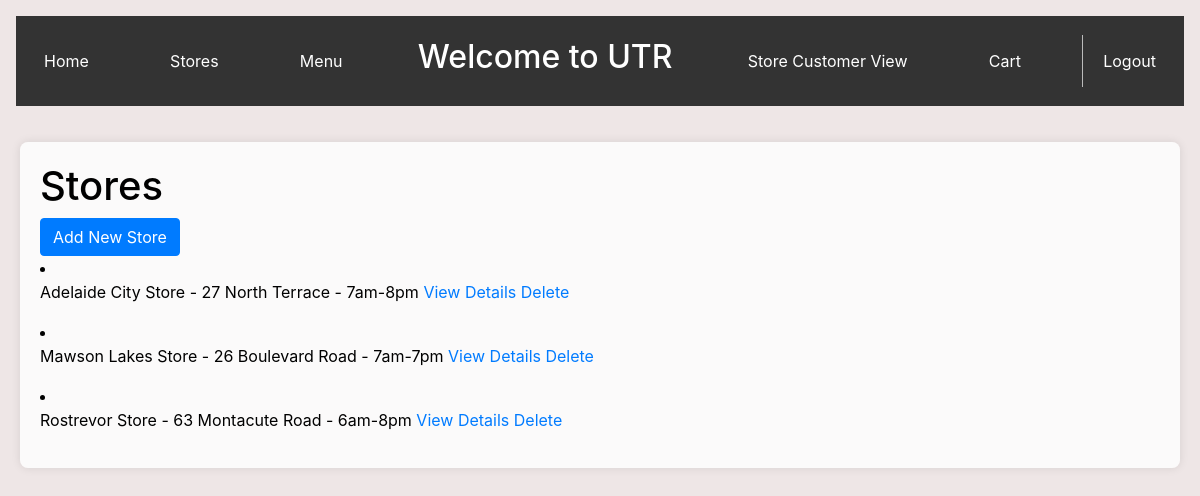
Page /storesDisplay on the earlier database version.
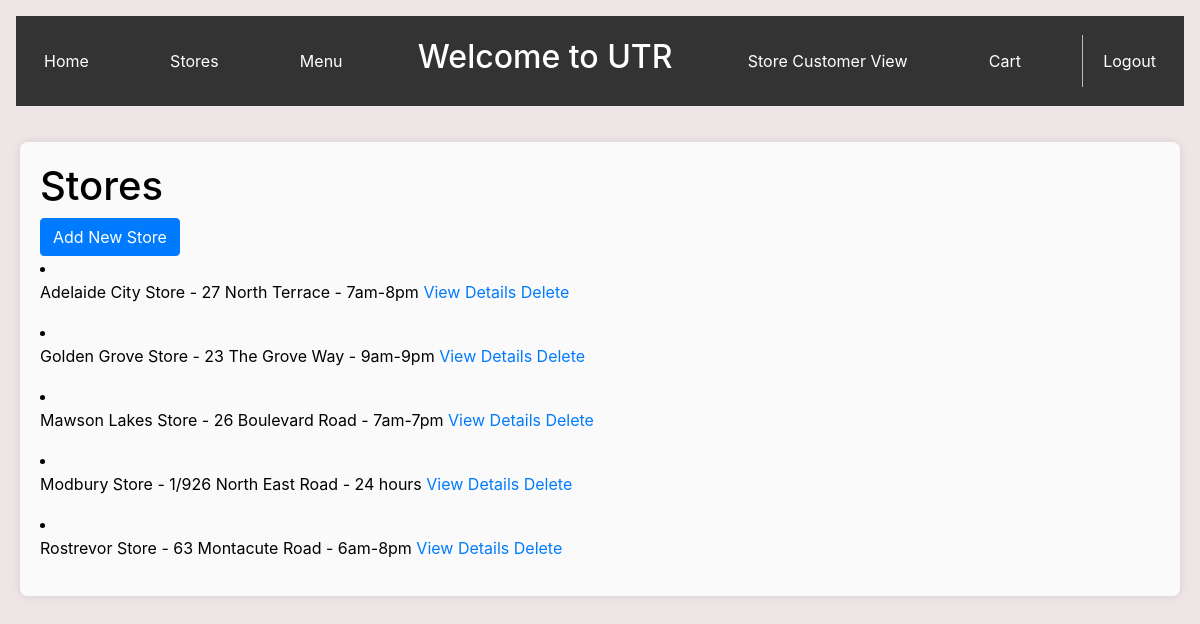
Same page on the later database version.
### app.py (models this page shows, shortened)
class Stores(db.Model):
    id = db.Column(db.Integer, primary_key=True)
    name = db.Column(db.String(100), nullable=False)
    address = db.Column(db.String(100), nullable=False)
    opening_hours = db.Column(db.String(50))
    petrols = db.relationship('Petrol', backref='store', lazy=True)

### app.py (the view)
@app.route('/storesDisplay')
def storesDisplay():
    title = "Store List"
    stores = Stores.query.order_by(Stores.name.asc()).all()
    return render_template("storesDisplay.html", title=title, stores=stores)

### templates/storesDisplay.html (shortened to what this page needs)
{% extends 'base_manager.html' %}
{% block content %}
    <div class="w3-container">
        <h1>Stores</h1>
        <a href="{{ url_for('addStore') }}" class="btn btn-primary">Add New Store</a>
            {% for store in stores %}
                <li class="store-item mb-3">
                    <div class="store-info">
                        <span>{{ store.name }} - {{ store.address }} - {{ store.opening_hours }}</span>
                        <a href="{{ url_for('storeDetails', store_id=store.id) }}">View Details</a>
                        <a href="{{ url_for('storeDelete', store_id=store.id) }}">Delete</a>
                    </div>
                </li>
            {% else %}
                <li>No stores available</li>
            {% endfor %}
    </div>
{% endblock %}

Differences in the rows shown:
added Stores: name "Golden Grove Store", address "23 The Grove Way", opening_hours "9am-9pm"
added Stores: name "Modbury Store", address "1/926 North East Road", opening_hours "24 hours"
